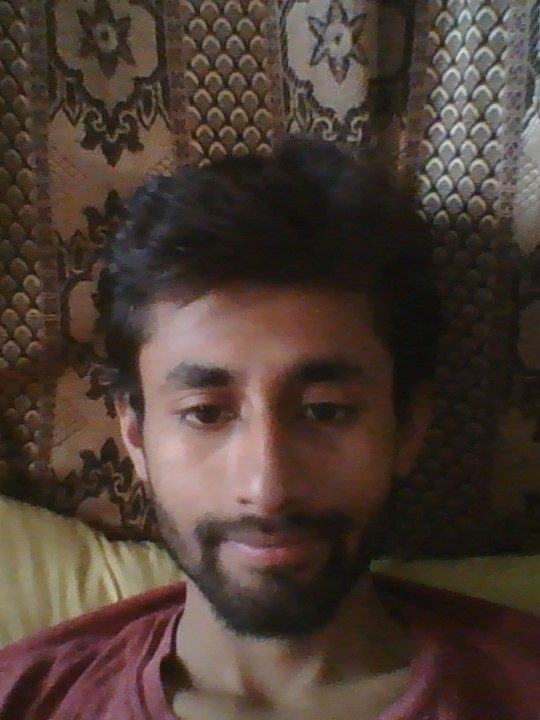
#> input picture server/uploads/face_biometric_data/1722541017379-1.jpeg, 540 x 720 px
$ python -i utils.py   (imports and definitions only)
#> lines starting #> are read from the running program, lines starting #| are printed output that depends on the picture; after the words box and inside, x2 and y2 are one past the last pixel; in counts of white or black regions, pixels touching at a corner belong together
#> further down, picture is the input picture: shape (720, 540, 3); mean B, G, R 52.4, 60.9, 76.1
import cv2
import numpy as np

def get_eye_center(eye_points):
    x_coords = [p[0] for p in eye_points]
    y_coords = [p[1] for p in eye_points]
    center_x = sum(x_coords) / len(x_coords)
    center_y = sum(y_coords) / len(y_coords)
    return (int(center_x), int(center_y))

def detect_pupil(eye_img):
    gray_eye = cv2.cvtColor(eye_img, cv2.COLOR_BGR2GRAY)
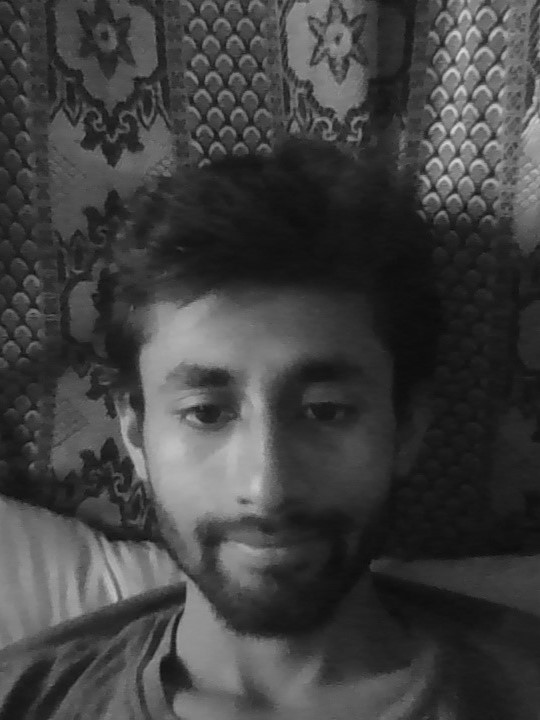
#> gray_eye: shape (720, 540); min 10, max 223, mean 64.5

    # Apply Gaussian Blur to reduce noise
    blurred_eye = cv2.GaussianBlur(gray_eye, (7, 7), 0)

    # Apply adaptive thresholding
    threshold_eye = cv2.adaptiveThreshold(
        blurred_eye, 255, cv2.ADAPTIVE_THRESH_GAUSSIAN_C,
        cv2.THRESH_BINARY_INV, 11, 3
    )
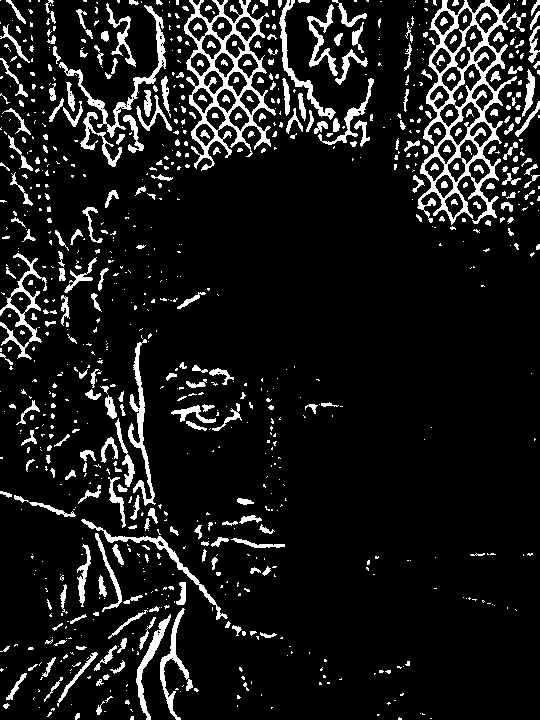
#> threshold_eye: shape (720, 540); 10.4% white; 900 white regions (593 under 20 px)

    # Find contours
    contours, _ = cv2.findContours(threshold_eye, cv2.RETR_TREE, cv2.CHAIN_APPROX_SIMPLE)
#> contours = 997 contours, 762 with area under 20; largest, box (x1, y1, x2, y2) and area: (417, 0, 517, 225) 11658, (184, 0, 276, 171) 8156, (59, 5, 166, 138) 1070, (0, 253, 47, 360) 1040, (128, 339, 156, 506) 830
    contours = sorted(contours, key=lambda x: cv2.contourArea(x), reverse=True)

    for contour in contours:
        (x, y, w, h) = cv2.boundingRect(contour)

        # Validate contour: it should be roughly circular and within a reasonable size
        aspect_ratio = w / float(h)
        area = cv2.contourArea(contour)

        if 0.8 < aspect_ratio < 1.2 and 50 < area < 200:
            pupil_center = (x + w // 2, y + h // 2)
            return pupil_center
#> this loop made 58 passes
#> (x, y, w, h, aspect_ratio, area, pupil_center) on pass 58: (136, 95, 36, 36, 1, 193.5, (154, 113))
#> (x, y, w, h, aspect_ratio, area) on passes 1 to 6: (417, 0, 100, 225, 0.444, 11658.5), (184, 0, 92, 171, 0.538, 8156.5), (59, 5, 107, 133, 0.805, 1069.5), (0, 253, 47, 107, 0.439, 1039.5), (128, 339, 28, 167, 0.168, 830), (81, 519, 147, 101, 1.46, 689)

    return None

>>> import cv2
>>> picture = cv2.imread('../server/uploads/face_biometric_data/1722541017379-1.jpeg')
>>> result = detect_pupil(picture)
#> result = (154, 113)

$ run again, on server/uploads/face_biometric_data/1722777852974-1.jpg
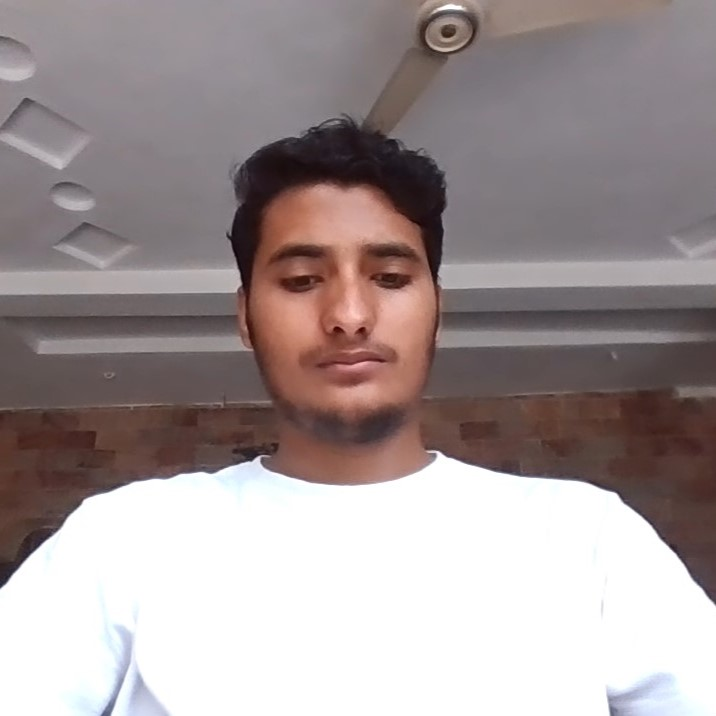
#> input picture server/uploads/face_biometric_data/1722777852974-1.jpg, 716 x 716 px
#> picture is the input picture: shape (716, 716, 3); mean B, G, R 151.3, 151.2, 162.5
#> in detect_pupil, `gray_eye = cv2.cvtColor(eye_img, cv2.COLOR_BGR2GRAY)`:
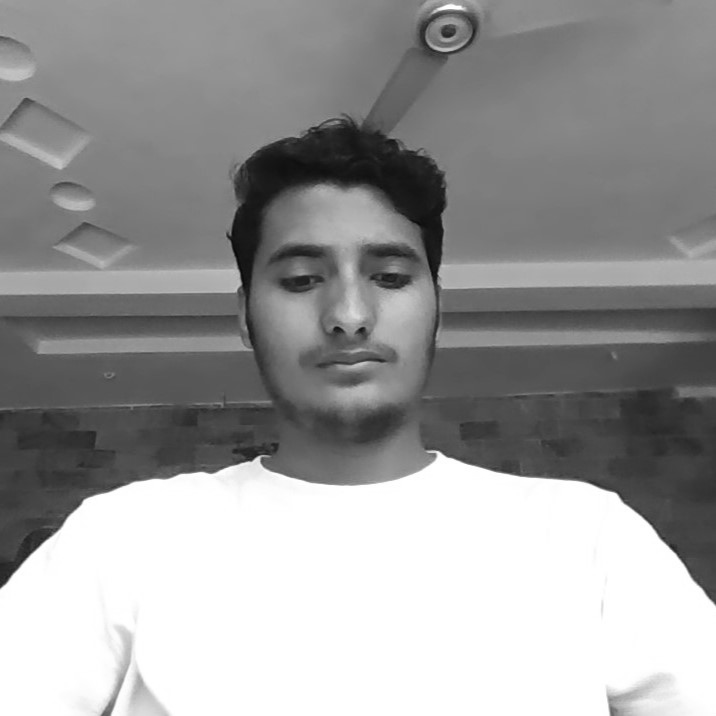
#> gray_eye: shape (716, 716); min 5, max 255, mean 154.6
#> in detect_pupil, `threshold_eye = cv2.adaptiveThreshold( blurred_eye, 255, cv2.ADAPTIVE_..`:
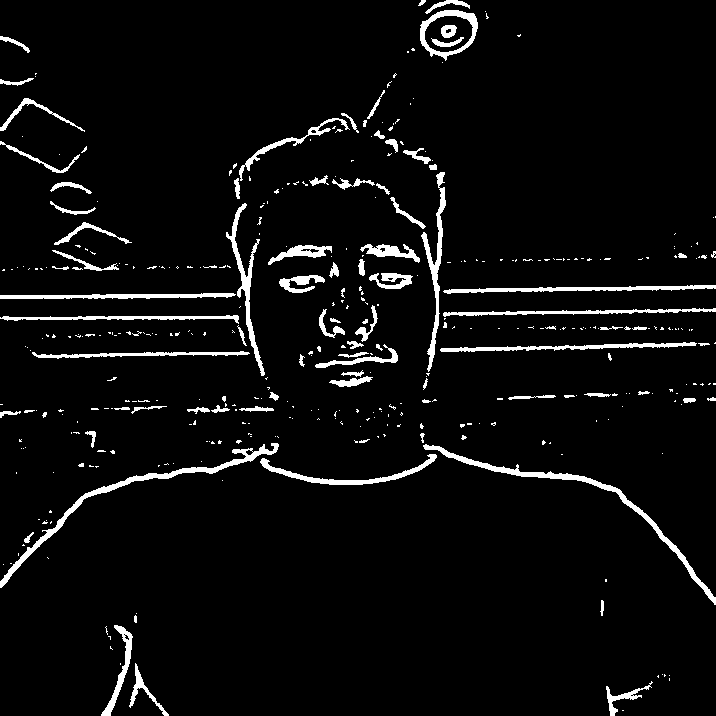
#> threshold_eye: shape (716, 716); 4.8% white; 403 white regions (312 under 20 px)
#> contours = 424 contours, 351 with area under 20; largest, box (x1, y1, x2, y2) and area: (420, 10, 478, 61) 2066, (0, 443, 279, 588) 1540, (423, 444, 716, 605) 1514, (424, 15, 474, 53) 1404, (421, 172, 446, 372) 871
#> the loop in detect_pupil, `for contour in contours:` made 28 passes
#> (x, y, w, h, aspect_ratio, area, pupil_center) on pass 28: (319, 309, 26, 29, 0.897, 153, (332, 323))
#> result = (332, 323)

$ run again, on server/uploads/face_biometric_data/1722777994813-image_19.jpg
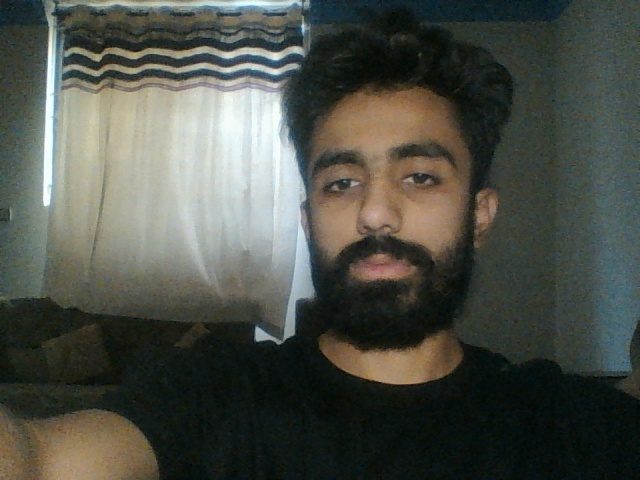
#> input picture server/uploads/face_biometric_data/1722777994813-image_19.jpg, 640 x 480 px
#> picture is the input picture: shape (480, 640, 3); mean B, G, R 72.1, 80, 77
#> in detect_pupil, `gray_eye = cv2.cvtColor(eye_img, cv2.COLOR_BGR2GRAY)`:
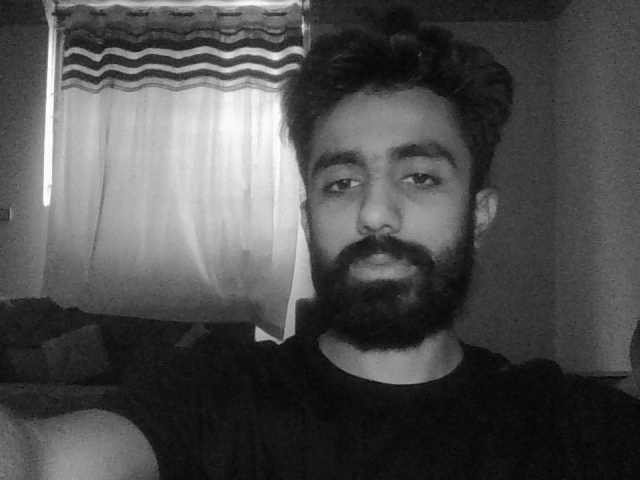
#> gray_eye: shape (480, 640); min 2, max 254, mean 78.2
#> in detect_pupil, `threshold_eye = cv2.adaptiveThreshold( blurred_eye, 255, cv2.ADAPTIVE_..`:
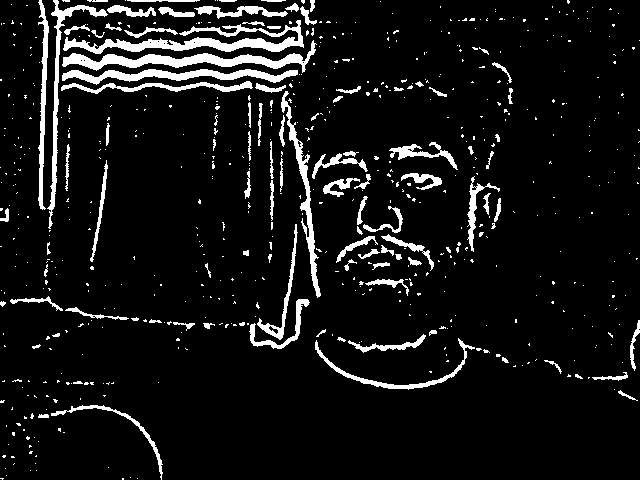
#> threshold_eye: shape (480, 640); 7.9% white; 640 white regions (539 under 20 px)
#> contours = 656 contours, 582 with area under 20; largest, box (x1, y1, x2, y2) and area: (63, 20, 304, 54) 2070, (62, 40, 317, 73) 1956, (62, 69, 298, 85) 1410, (281, 91, 321, 298) 994, (47, 0, 108, 229) 978
#> the loop in detect_pupil, `for contour in contours:` made 31 passes
#> (x, y, w, h, aspect_ratio, area, pupil_center) on pass 31: (300, 6, 17, 19, 0.895, 84.5, (308, 15))
#> result = (308, 15)
